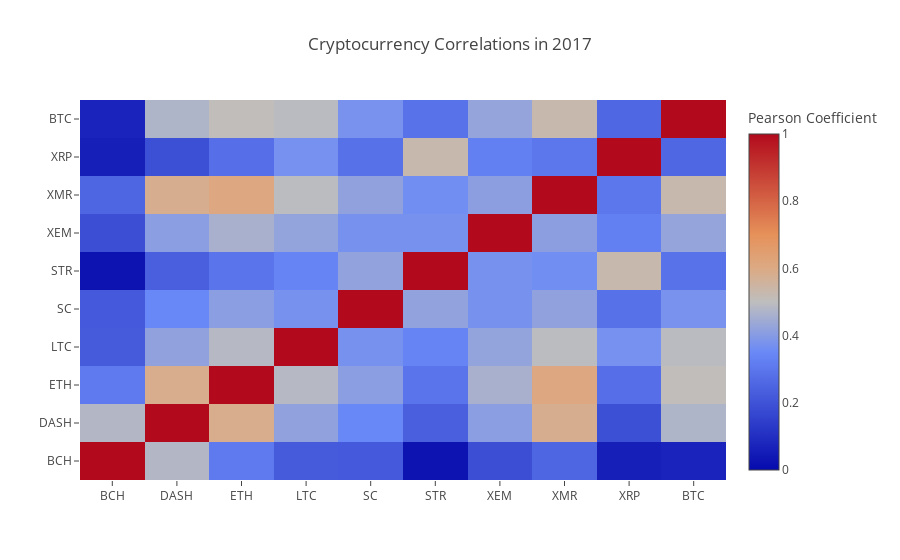

Source (notebook cell):
### Code cell
combined_df_2017_btc = combined_with_btc[combined_with_btc.index.year == 2017]

correlation_heatmap(combined_df_2017_btc.pct_change(), "Cryptocurrency Correlations in 2017")
combined_df_2017_btc.pct_change().corr(method='pearson')

### Figure 1 — Plotly figure (JSON) as saved in the notebook; plotly's stock layout.template omitted (floating-point values rounded to 4 significant figures)
{"data": [{"colorbar": {"title": "Pearson Coefficient"}, "type": "heatmap", "x": ["BCH", "DASH", "ETH", "LTC", "SC", "STR", "XEM", "XMR", "XRP", "BTC"], "y": ["BCH", "DASH", "ETH", "LTC", "SC", "STR", "XEM", "XMR", "XRP", "BTC"], "z": [[1, 0.4809, 0.3089, 0.2227, 0.2171, 0.02451, 0.1875, 0.2543, 0.0598, 0.07247], [0.4809, 1, 0.5826, 0.419, 0.3477, 0.2344, 0.4084, 0.5811, 0.1916, 0.474], [0.3089, 0.5826, 1, 0.4861, 0.4085, 0.2931, 0.4609, 0.608, 0.2794, 0.5065], [0.2227, 0.419, 0.4861, 1, 0.3726, 0.3375, 0.424, 0.4954, 0.3721, 0.4926], [0.2171, 0.3477, 0.4085, 0.3726, 1, 0.4207, 0.3728, 0.4172, 0.2833, 0.3751], [0.02451, 0.2344, 0.2931, 0.3375, 0.4207, 1, 0.3739, 0.3628, 0.5291, 0.2893], [0.1875, 0.4084, 0.4609, 0.424, 0.3728, 0.3739, 1, 0.41, 0.3249, 0.4273], [0.2543, 0.5811, 0.608, 0.4954, 0.4172, 0.3628, 0.41, 1, 0.3, 0.5298], [0.0598, 0.1916, 0.2794, 0.3721, 0.2833, 0.5291, 0.3249, 0.3, 1, 0.256], [0.07247, 0.474, 0.5065, 0.4926, 0.3751, 0.2893, 0.4273, 0.5298, 0.256, 1]], "zmax": 1, "zmin": 0}], "layout": {"title": "Cryptocurrency Correlations in 2017"}}
